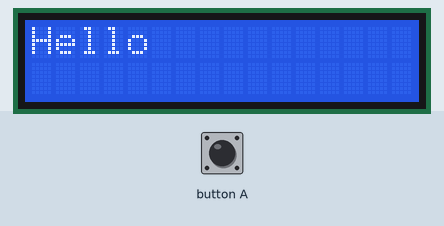
Simulated run of this program. Board: BBC micro:bit (MakeCode). Shown: 16×2 character LCD. The inputs (shaded band) are chosen by the test bench.

Above: at 0.1 s.
3.3 s: button A pressed for 0.15 s
At 4.2 s:
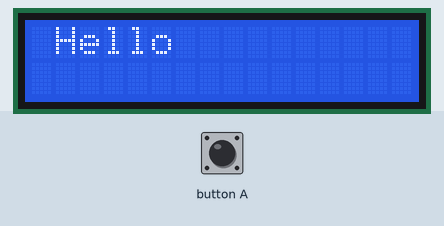
5.9 s: button A pressed for 0.15 s
At 8.1 s:
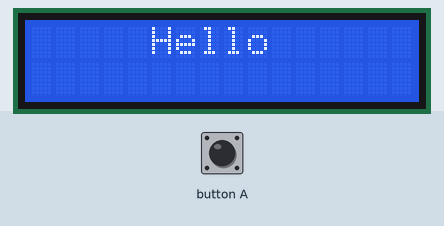
9.0 s: button A pressed for 0.15 s
At 11.9 s:
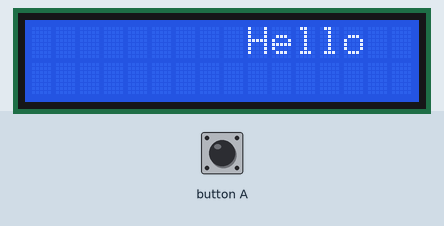
12.1 s: button A pressed for 0.15 s
At 15.9 s:
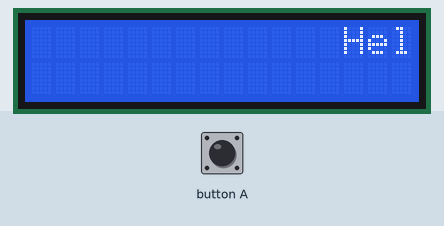
Timing chart, 0 to 17.4 s (numbered marks = the images above; inputs shaded):
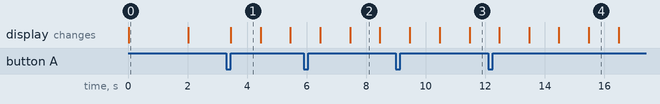

The program:

main.ts
```typescript
input.onButtonPressed(Button.A, function () {
    I2C_LCD1602.ShowString("Hello", 0, 0)
    for (let index = 0; index < 4; index++) {
        I2C_LCD1602.shr()
        basic.pause(1000)
    }
})
I2C_LCD1602.LcdInit(39)
I2C_LCD1602.on()
I2C_LCD1602.BacklightOn()
I2C_LCD1602.ShowString("Hello", 0, 0)
basic.pause(2000)
I2C_LCD1602.clear()
basic.forever(function () {

})
```

test.ts
```typescript
// aquí va el archivo "tests"; esto no se compilará cuando este paquete se utilice como una extensión.
```

Measured:
- after the input at 3.3 s, the display: changes after 0.16 s (image 1)
- after the input at 5.9 s, the display: first differs from a run without the input after 1.6 s (image 2)
- after the input at 12.1 s, the display: first differs from a run without the input after 3.4 s (image 4)
- what the display in image 0 shows lasts 2.0 s, from 0.0 s to 2.0 s
- what the display in image 1 shows lasts 1.0 s, from 3.5 s to 4.5 s
